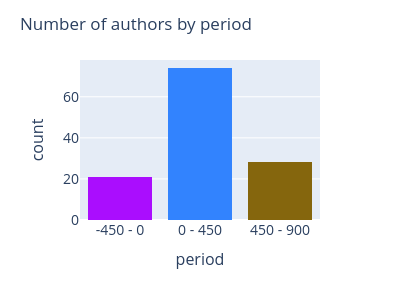

The code cell stored with this chart in its notebook:
### Code cell
df = metadata_df_subset.groupby(["period", "creator"]).size().reset_index()
df.columns = ["period", "creator", "count"]
df = df[df["count"] > 0]
fig = px.histogram(df,
                   x="period", y=["count"],
                   histfunc='count',
             #barmode="group",
                   category_orders={"period":period_labels[:len(period_labels)-1]},
             color="period", color_discrete_map=periods2colors)
fig.update_layout(title="Number of authors by period",barmode='stack', showlegend=False)

if prettyprint:
    fig.update_xaxes(title_font=dict(size=16), tickfont=dict(size=14))
    fig.update_yaxes(title_font=dict(size=16), tickfont=dict(size=14))
    fig.update_layout(width=400, height=300)
fig.show()

### Figure 1 — Plotly figure (JSON) as saved in the notebook; plotly's stock layout.template omitted (floating-point values rounded to 4 significant figures)
{"data": [{"alignmentgroup": "True", "bingroup": "x", "histfunc": "count", "hovertemplate": "period=%{x}<br>count=%{y}<extra></extra>", "legendgroup": "-450 - 0", "marker": {"color": "#AA0DFE", "pattern": {"shape": ""}}, "name": "-450 - 0", "offsetgroup": "-450 - 0", "orientation": "v", "showlegend": true, "type": "histogram", "x": ["-450 - 0", "-450 - 0", "-450 - 0", "-450 - 0", "-450 - 0", "-450 - 0", "-450 - 0", "-450 - 0", "-450 - 0", "-450 - 0", "-450 - 0", "-450 - 0", "-450 - 0", "-450 - 0", "-450 - 0", "-450 - 0", "-450 - 0", "-450 - 0", "-450 - 0", "-450 - 0", "-450 - 0"], "xaxis": "x", "y": [1, 1, 1, 1, 1, 1, 2, 53, 1, 2, 1, 1, 1, 1, 1, 1, 1, 1, 1, 3, 5], "yaxis": "y"}, {"alignmentgroup": "True", "bingroup": "x", "histfunc": "count", "hovertemplate": "period=%{x}<br>count=%{y}<extra></extra>", "legendgroup": "0 - 450", "marker": {"color": "#3283FE", "pattern": {"shape": ""}}, "name": "0 - 450", "offsetgroup": "0 - 450", "orientation": "v", "showlegend": true, "type": "histogram", "x": ["0 - 450", "0 - 450", "0 - 450", "0 - 450", "0 - 450", "0 - 450", "0 - 450", "0 - 450", "0 - 450", "0 - 450", "0 - 450", "0 - 450", "0 - 450", "0 - 450", "0 - 450", "0 - 450", "0 - 450", "0 - 450", "0 - 450", "0 - 450", "0 - 450", "0 - 450", "0 - 450", "0 - 450", "0 - 450", "0 - 450", "0 - 450", "0 - 450", "0 - 450", "0 - 450", "0 - 450", "0 - 450", "0 - 450", "0 - 450", "0 - 450", "0 - 450", "0 - 450", "0 - 450", "0 - 450", "0 - 450", "0 - 450", "0 - 450", "0 - 450", "0 - 450", "0 - 450", "0 - 450", "0 - 450", "0 - 450", "0 - 450", "0 - 450", "0 - 450", "0 - 450", "0 - 450", "0 - 450", "0 - 450", "0 - 450", "0 - 450", "0 - 450", "0 - 450", "0 - 450", "0 - 450", "0 - 450", "0 - 450", "0 - 450", "0 - 450", "0 - 450", "0 - 450", "0 - 450", "0 - 450", "0 - 450", "0 - 450", "0 - 450", "0 - 450", "0 - 450"], "xaxis": "x", "y": [1, 1, 2, 1, 1, 1, 1, 1, 1, 7, 2, 10, 1, 1, 1, 1, 1, 1, 1, 1, 1, 2, 6, 1, 1, 1, 1, 7, 1, 1, 1, 3, 4, 3, 1, 75, 2, 2, 5, 1, 1, 1, 1, 1, 1, 1, 1, 1, 1, 1, 1, 1, 1, 1, 1, 1, 1, 2, 1, 1, 12, 3, 2, 1, 3, 3, 5, 18, 1, 1, 1, 1, 1, 10], "yaxis": "y"}, {"alignmentgroup": "True", "bingroup": "x", "histfunc": "count", "hovertemplate": "period=%{x}<br>count=%{y}<extra></extra>", "legendgroup": "450 - 900", "marker": {"color": "#85660D", "pattern": {"shape": ""}}, "name": "450 - 900", "offsetgroup": "450 - 900", "orientation": "v", "showlegend": true, "type": "histogram", "x": ["450 - 900", "450 - 900", "450 - 900", "450 - 900", "450 - 900", "450 - 900", "450 - 900", "450 - 900", "450 - 900", "450 - 900", "450 - 900", "450 - 900", "450 - 900", "450 - 900", "450 - 900", "450 - 900", "450 - 900", "450 - 900", "450 - 900", "450 - 900", "450 - 900", "450 - 900", "450 - 900", "450 - 900", "450 - 900", "450 - 900", "450 - 900", "450 - 900"], "xaxis": "x", "y": [1, 1, 8, 1, 1, 1, 1, 6, 1, 1, 5, 1, 1, 1, 1, 1, 2, 3, 2, 1, 10, 5, 4, 1, 1, 1, 1, 2], "yaxis": "y"}], "layout": {"barmode": "stack", "height": 300, "legend": {"title": {"text": "period"}, "tracegroupgap": 0}, "margin": {"t": 60}, "showlegend": false, "title": {"text": "Number of authors by period"}, "width": 400, "xaxis": {"anchor": "y", "autorange": true, "categoryarray": ["-450 - 0", "0 - 450", "450 - 900"], "categoryorder": "array", "domain": [0, 1], "range": [-0.5, 2.5], "tickfont": {"size": 14}, "title": {"font": {"size": 16}, "text": "period"}, "type": "category"}, "yaxis": {"anchor": "x", "autorange": true, "domain": [0, 1], "range": [0, 77.89], "tickfont": {"size": 14}, "title": {"font": {"size": 16}, "text": "count"}, "type": "linear"}}}
